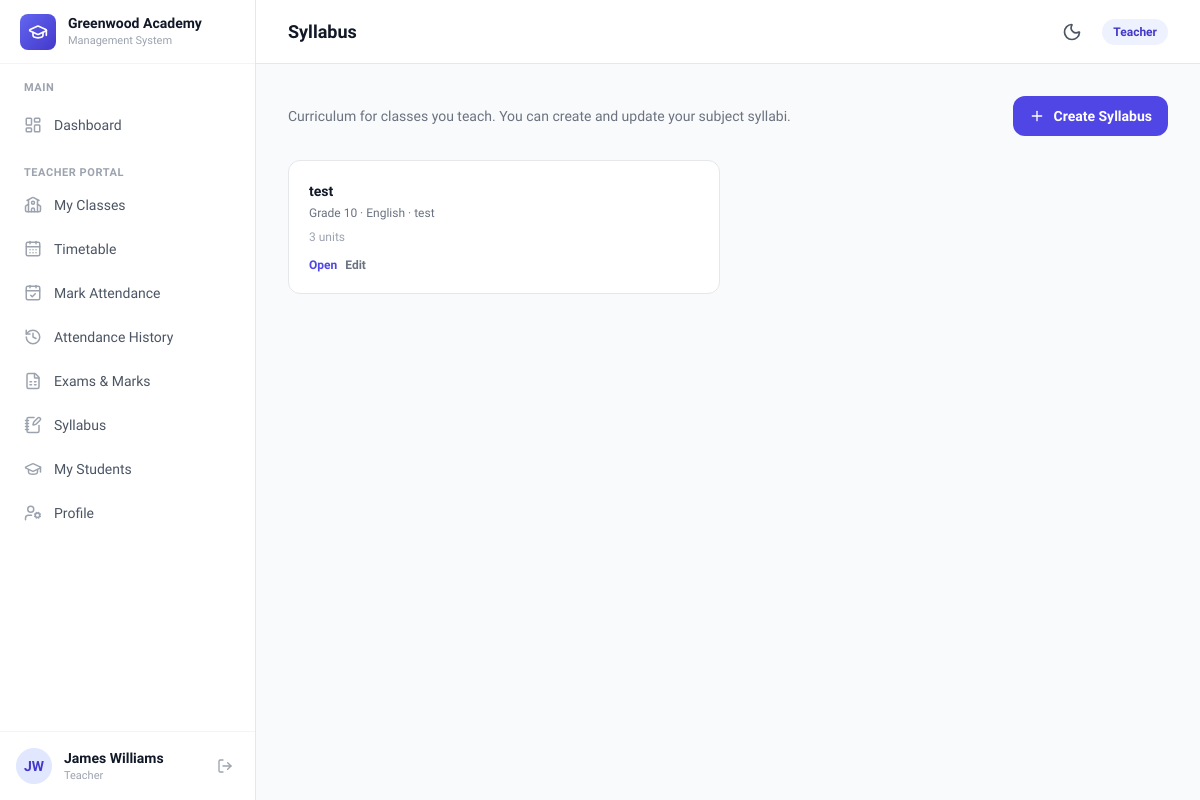
Screenshot of /teacher/syllabus/ (signed in) with the database file from the repository.
### core/models.py (models this page shows, shortened)
class School(models.Model):
    name = models.CharField(max_length=200)
    slug = models.SlugField(max_length=200, unique=True)
    logo = models.ImageField(upload_to='school_logos/', blank=True, null=True)
    plan = models.CharField(
        max_length=20,
        choices=PlanChoices.choices,
        default=PlanChoices.FREE,
    )
    subscription_plan = models.ForeignKey(
        SubscriptionPlan,
        on_delete=models.SET_NULL,
        null=True,
        blank=True,
        related_name='schools',
        help_text='The active subscription plan for this school. Overrides the legacy plan field.',
    )
    is_active = models.BooleanField(default=True)
    currency = models.CharField(
        max_length=3,
        choices=CurrencyChoices.choices,
        default=CurrencyChoices.USD,
        help_text='Currency used for fee invoices at this school.',
    )
    theme_color = models.CharField(
        max_length=20,
        choices=ThemeColorChoices.choices,
        default=ThemeColorChoices.INDIGO,
        help_text='Primary brand color for the school portal UI.',
    )
    created_at = models.DateTimeField(auto_now_add=True)
    class Meta:
        ordering = ['name']
    @property
    def currency_symbol(self):
        return CURRENCY_SYMBOLS.get(self.currency, self.currency)
    @property
    def theme_palette(self):
        return THEME_PALETTES.get(self.theme_color, THEME_PALETTES[ThemeColorChoices.INDIGO])

class User(AbstractUser):
    username = None  # Remove username field
    email = models.EmailField('email address', unique=True)
    school = models.ForeignKey(
        School,
        on_delete=models.CASCADE,
        null=True,
        blank=True,
        related_name='users',
    )
    primary_role = models.CharField(
        max_length=20,
        choices=PrimaryRoleChoices.choices,
        blank=True,
    )
    phone = models.CharField(max_length=20, blank=True)
    USERNAME_FIELD = 'email'
    REQUIRED_FIELDS = []  # email & password are required by default
    objects = UserManager()
    class Meta:
        ordering = ['first_name', 'last_name']
    @property
    def is_school_admin(self):
        return self.primary_role == PrimaryRoleChoices.SCHOOL_ADMIN
    @property
    def role_display(self):
        if self.is_superuser:
            return 'Platform Admin'
        return self.get_primary_role_display()

class TenantModel(models.Model):
    school = models.ForeignKey(
        School,
        on_delete=models.CASCADE,
        related_name='%(class)s_set',
    )
    objects = TenantManager()
    unscoped = UnscopedManager()
    class Meta:
        abstract = True

class Syllabus(TenantModel):
    classroom = models.ForeignKey(
        ClassRoom,
        on_delete=models.CASCADE,
        related_name='syllabi',
    )
    subject = models.ForeignKey(
        Subject,
        on_delete=models.CASCADE,
        related_name='syllabi',
    )
    title = models.CharField(max_length=200)
    academic_year = models.CharField(max_length=20, blank=True)
    description = models.TextField(blank=True)
    created_at = models.DateTimeField(auto_now_add=True)
    class Meta:
        ordering = ['classroom__name', 'subject__name', 'title']
        verbose_name_plural = 'syllabi'
        unique_together = ['school', 'classroom', 'subject', 'academic_year']

class ClassRoom(TenantModel):
    name = models.CharField(max_length=200)
    code = models.CharField(max_length=50)
    class Meta:
        ordering = ['name']
        unique_together = ['school', 'code']

class Subject(TenantModel):
    name = models.CharField(max_length=200)
    code = models.CharField(max_length=50)
    class Meta:
        ordering = ['name']
        unique_together = ['school', 'code']

### core/views.py (the view)
# urls.py: path('teacher/syllabus/', views.teacher_syllabus_list, name='teacher_syllabus_list'),
@teacher_required
def teacher_syllabus_list(request):
    classrooms, subjects = get_teacher_syllabus_options(request.user)
    syllabi = Syllabus.objects.filter(
        classroom__in=classrooms,
    ).select_related('classroom', 'subject').prefetch_related('units')
    if request.user.primary_role == 'teacher' and not request.user.is_superuser:
        subject_ids = list(subjects.values_list('id', flat=True))
        if subject_ids:
            syllabi = syllabi.filter(subject_id__in=subject_ids)
    return render(request, 'core/teacher_syllabus_list.html', {
        'syllabi': syllabi.distinct(),
        'can_create': classrooms.exists() and subjects.exists(),
    })

### templates/core/teacher_syllabus_list.html (shortened to what this page needs)
{% extends "base.html" %}
{% block page_title %}Syllabus{% endblock %}
{% block content %}
<div class="space-y-6">
    <div class="flex flex-col sm:flex-row sm:items-center sm:justify-between gap-4">
        <p class="text-sm text-gray-500">Curriculum for classes you teach. You can create and update your subject syllabi.</p>
        {% if can_create %}
        <a href="{% url 'core:teacher_syllabus_create' %}" class="inline-flex items-center gap-2 px-4 py-2.5 rounded-xl bg-primary-600 text-white text-sm font-semibold hover:bg-primary-700">
            <i data-lucide="plus" class="w-4 h-4"></i>
            Create Syllabus
        </a>
        {% endif %}
    </div>
    <div class="grid grid-cols-1 lg:grid-cols-2 gap-4">
        {% for syllabus in syllabi %}
        <div class="bg-white rounded-xl border border-gray-200 p-5 hover:shadow-md transition-shadow">
            <a href="{% url 'core:teacher_syllabus_detail' syllabus.pk %}" class="block">
                <h4 class="text-sm font-bold text-gray-900">{{ syllabus.title }}</h4>
                <p class="text-xs text-gray-500 mt-1">
                    {{ syllabus.classroom.name }} · {{ syllabus.subject.name }}
                    {% if syllabus.academic_year %} · {{ syllabus.academic_year }}{% endif %}
                </p>
                <p class="text-xs text-gray-400 mt-2">{{ syllabus.units.count }} unit{{ syllabus.units.count|pluralize }}</p>
            </a>
            <div class="mt-3 flex gap-2">
                <a href="{% url 'core:teacher_syllabus_detail' syllabus.pk %}" class="text-xs font-semibold text-primary-600 hover:text-primary-700">Open</a>
                <a href="{% url 'core:teacher_syllabus_edit' syllabus.pk %}" class="text-xs font-semibold text-gray-500 hover:text-gray-700">Edit</a>
            </div>
        </div>
        {% endfor %}
    </div>
</div>
{% endblock %}

### templates/base.html (shortened to what this page needs)
{% load static %}
<!DOCTYPE html>
<html lang="en" class="h-full">
<head>
    <script src="https://cdn.tailwindcss.com"></script>
    <link rel="stylesheet" href="{% static 'css/styles.css' %}">
</head>
<body class="h-full bg-gray-50 dark:bg-slate-900 font-sans text-gray-800 dark:text-slate-100 antialiased transition-colors duration-200">
    {% if user.is_authenticated %}
    <div class="h-screen flex overflow-hidden">
        <aside id="sidebar" class="fixed inset-y-0 left-0 z-30 w-64 bg-white dark:bg-slate-800 border-r border-gray-200 dark:border-slate-700/80 transform -translate-x-full lg:translate-x-0 transition-transform duration-300 ease-in-out flex flex-col">
            <div class="h-16 flex items-center gap-3 px-5 border-b border-gray-100 dark:border-slate-700/80 flex-shrink-0">
                <div class="w-9 h-9 rounded-lg bg-gradient-to-br from-primary-500 to-primary-700 flex items-center justify-center">
                    <i data-lucide="graduation-cap" class="w-5 h-5 text-white"></i>
                </div>
                <div class="min-w-0">
                    <h1 class="text-sm font-bold text-gray-900 dark:text-white truncate">
                        {% if current_school %}{{ current_school.name }}{% else %}SchoolHub{% endif %}
                    </h1>
                    <p class="text-[11px] text-gray-400 dark:text-slate-400 font-medium">Management System</p>
                </div>
            </div>
            <nav class="flex-1 px-3 py-4 space-y-1 overflow-y-auto">
                <p class="px-3 text-[11px] font-semibold text-gray-400 dark:text-slate-400 uppercase tracking-wider mb-2">Main</p>
                <a href="{% url 'core:dashboard' %}" class="nav-link group flex items-center gap-3 px-3 py-2.5 rounded-lg text-sm font-medium text-gray-600 dark:text-slate-300 hover:text-primary-700 dark:hover:text-primary-400 hover:bg-primary-50 dark:hover:bg-slate-700/60 transition-all duration-200">
                    <i data-lucide="layout-dashboard" class="w-[18px] h-[18px] text-gray-400 dark:text-slate-400 group-hover:text-primary-600 dark:group-hover:text-primary-400 transition-colors"></i>
                    Dashboard
                </a>
                {% if user.primary_role == 'teacher' %}
                <p class="px-3 pt-4 text-[11px] font-semibold text-gray-400 dark:text-slate-400 uppercase tracking-wider mb-2">Teacher Portal</p>
                <a href="{% url 'core:teacher_my_classes' %}" class="nav-link group flex items-center gap-3 px-3 py-2.5 rounded-lg text-sm font-medium text-gray-600 dark:text-slate-300 hover:text-primary-700 dark:hover:text-primary-400 hover:bg-primary-50 dark:hover:bg-slate-700/60 transition-all duration-200">
                    <i data-lucide="school" class="w-[18px] h-[18px] text-gray-400 dark:text-slate-400 group-hover:text-primary-600 dark:group-hover:text-primary-400 transition-colors"></i>
                    My Classes
                </a>
                <a href="{% url 'core:teacher_timetable' %}" class="nav-link group flex items-center gap-3 px-3 py-2.5 rounded-lg text-sm font-medium text-gray-600 dark:text-slate-300 hover:text-primary-700 dark:hover:text-primary-400 hover:bg-primary-50 dark:hover:bg-slate-700/60 transition-all duration-200">
                    <i data-lucide="calendar-days" class="w-[18px] h-[18px] text-gray-400 dark:text-slate-400 group-hover:text-primary-600 dark:group-hover:text-primary-400 transition-colors"></i>
                    Timetable
                </a>
                <a href="{% url 'core:attendance_mark' %}" class="nav-link group flex items-center gap-3 px-3 py-2.5 rounded-lg text-sm font-medium text-gray-600 dark:text-slate-300 hover:text-primary-700 dark:hover:text-primary-400 hover:bg-primary-50 dark:hover:bg-slate-700/60 transition-all duration-200">
                    <i data-lucide="calendar-check" class="w-[18px] h-[18px] text-gray-400 dark:text-slate-400 group-hover:text-primary-600 dark:group-hover:text-primary-400 transition-colors"></i>
                    Mark Attendance
                </a>
                <a href="{% url 'core:teacher_attendance_history' %}" class="nav-link group flex items-center gap-3 px-3 py-2.5 rounded-lg text-sm font-medium text-gray-600 dark:text-slate-300 hover:text-primary-700 dark:hover:text-primary-400 hover:bg-primary-50 dark:hover:bg-slate-700/60 transition-all duration-200">
                    <i data-lucide="history" class="w-[18px] h-[18px] text-gray-400 dark:text-slate-400 group-hover:text-primary-600 dark:group-hover:text-primary-400 transition-colors"></i>
                    Attendance History
                </a>
                <a href="{% url 'core:exam_list' %}" class="nav-link group flex items-center gap-3 px-3 py-2.5 rounded-lg text-sm font-medium text-gray-600 dark:text-slate-300 hover:text-primary-700 dark:hover:text-primary-400 hover:bg-primary-50 dark:hover:bg-slate-700/60 transition-all duration-200">
                    <i data-lucide="file-spreadsheet" class="w-[18px] h-[18px] text-gray-400 dark:text-slate-400 group-hover:text-primary-600 dark:group-hover:text-primary-400 transition-colors"></i>
                    Exams & Marks
                </a>
                <a href="{% url 'core:teacher_syllabus_list' %}" class="nav-link group flex items-center gap-3 px-3 py-2.5 rounded-lg text-sm font-medium text-gray-600 dark:text-slate-300 hover:text-primary-700 dark:hover:text-primary-400 hover:bg-primary-50 dark:hover:bg-slate-700/60 transition-all duration-200">
                    <i data-lucide="notebook-pen" class="w-[18px] h-[18px] text-gray-400 dark:text-slate-400 group-hover:text-primary-600 dark:group-hover:text-primary-400 transition-colors"></i>
                    Syllabus
                </a>
                <a href="{% url 'core:teacher_students' %}" class="nav-link group flex items-center gap-3 px-3 py-2.5 rounded-lg text-sm font-medium text-gray-600 dark:text-slate-300 hover:text-primary-700 dark:hover:text-primary-400 hover:bg-primary-50 dark:hover:bg-slate-700/60 transition-all duration-200">
                    <i data-lucide="graduation-cap" class="w-[18px] h-[18px] text-gray-400 dark:text-slate-400 group-hover:text-primary-600 dark:group-hover:text-primary-400 transition-colors"></i>
                    My Students
                </a>
                <a href="{% url 'core:profile' %}" class="nav-link group flex items-center gap-3 px-3 py-2.5 rounded-lg text-sm font-medium text-gray-600 dark:text-slate-300 hover:text-primary-700 dark:hover:text-primary-400 hover:bg-primary-50 dark:hover:bg-slate-700/60 transition-all duration-200">
                    <i data-lucide="user-cog" class="w-[18px] h-[18px] text-gray-400 dark:text-slate-400 group-hover:text-primary-600 dark:group-hover:text-primary-400 transition-colors"></i>
                    Profile
                </a>
                {% endif %}
            </nav>
            <div class="flex-shrink-0 border-t border-gray-100 dark:border-slate-700/80 p-4">
                <div class="flex items-center gap-3">
                    <div class="w-9 h-9 rounded-full bg-primary-100 dark:bg-primary-950/80 flex items-center justify-center flex-shrink-0">
                        <span class="text-sm font-bold text-primary-700 dark:text-primary-300">
                            {{ user.first_name|first|upper }}{{ user.last_name|first|upper }}
                        </span>
                    </div>
                    <div class="min-w-0 flex-1">
                        <p class="text-sm font-semibold text-gray-900 dark:text-white truncate">
                            {{ user.get_full_name }}
                        </p>
                        <p class="text-[11px] text-gray-400 dark:text-slate-400 font-medium">{{ user_role_display }}</p>
                    </div>
                    <a href="{% url 'core:logout' %}" class="p-1.5 rounded-lg text-gray-400 dark:text-slate-400 hover:text-red-500 dark:hover:text-red-400 hover:bg-red-50 dark:hover:bg-red-950/30 transition-all duration-200" title="Logout">
                        <i data-lucide="log-out" class="w-4 h-4"></i>
                    </a>
                </div>
            </div>
        </aside>
        <div class="flex-1 flex flex-col h-full min-w-0 lg:ml-64 overflow-hidden">
            <header class="h-16 bg-white dark:bg-slate-800 border-b border-gray-200 dark:border-slate-700/80 flex items-center justify-between px-4 lg:px-8 flex-shrink-0 transition-colors">
                <div class="flex items-center gap-3">
                    <h2 class="text-lg font-bold text-gray-900 dark:text-white">{% block page_title %}Dashboard{% endblock %}</h2>
                </div>
                <div class="flex items-center gap-3">
                    <button onclick="toggleTheme()" id="theme-toggle-btn" class="p-2 rounded-xl text-gray-500 dark:text-slate-300 hover:bg-gray-100 dark:hover:bg-slate-700 focus:outline-none transition-colors flex items-center justify-center" title="Toggle Light/Dark Theme" aria-label="Toggle theme">
                        <i data-lucide="moon" class="w-5 h-5 text-gray-600 block dark:hidden"></i>
                    </button>
                    <span class="hidden sm:inline-flex items-center px-2.5 py-1 rounded-full text-xs font-semibold bg-primary-50 dark:bg-primary-950/60 text-primary-700 dark:text-primary-300 border border-transparent dark:border-primary-800/40">
                        {{ user_role_display }}
                    </span>
                </div>
            </header>
            <main class="flex-1 overflow-y-auto p-4 lg:p-8">
                {% block content %}{% endblock %}
            </main>
        </div>
    </div>
    {% else %}
        {% block public_content %}{% endblock %}
    {% endif %}
</body>
</html>

### rows the page displays
School: name "Greenwood Academy"
User: first_name|first "J", last_name|first "W", get_full_name "James Williams", primary_role "Teacher"
Syllabus: title "test", classroom.name "Grade 10", subject.name "English", academic_year "test", units.count "3"
